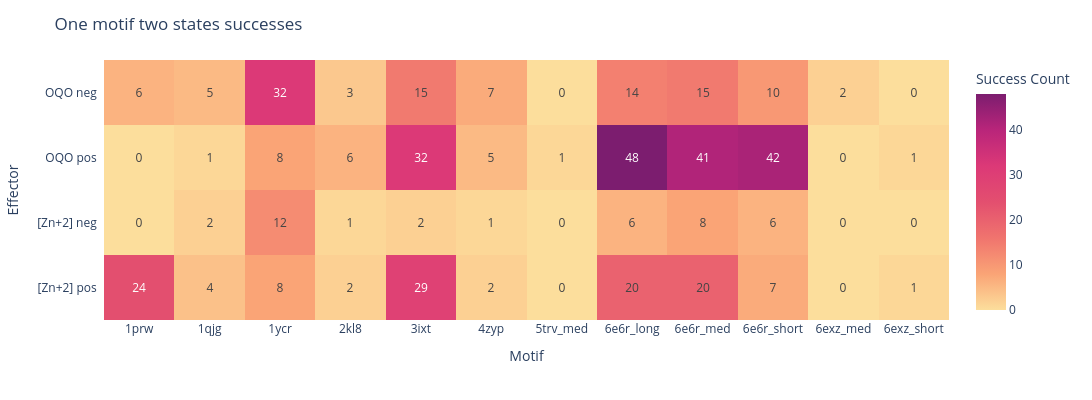

Notebook cell for this chart:
### Markdown cell above
### aggregate all onemotif two states

### Code cell
df_all = pd.concat([df_pos, df_neg, df_pos_zn, df_neg_zn], ignore_index=True)
df_all["type"] = df_all["task"].apply(lambda x: "pos" if "pos" in x else "neg")
heatmap_df = df_all.pivot_table(
    index=["effector", "type"],
    columns="motif",
    values="success_count",
    fill_value=0
)

heatmap_df.index = heatmap_df.index.map(lambda x: f"{x[0]} {x[1]}  ")
heatmap_df = heatmap_df.loc[:, (heatmap_df != 0).any(axis=0)]

fig = px.imshow(
    heatmap_df.values,
    x=heatmap_df.columns,
    y=heatmap_df.index,
    color_continuous_scale="Sunsetdark",
    aspect="auto",
    text_auto=True
)

fig.update_layout(
    title="One motif two states successes",
    xaxis_title="Motif",
    yaxis_title="Effector",
    coloraxis_colorbar=dict(title="Success Count"),
    width=1100,
    height=400
)

fig.show()

### Figure 1 — Plotly figure (JSON) as saved in the notebook; plotly's stock layout.template omitted (floating-point values rounded to 4 significant figures)
{"data": [{"coloraxis": "coloraxis", "hovertemplate": "x: %{x}<br>y: %{y}<br>color: %{z}<extra></extra>", "name": "0", "texttemplate": "%{z}", "type": "heatmap", "x": ["1prw", "1qjg", "1ycr", "2kl8", "3ixt", "4zyp", "5trv_med", "6e6r_long", "6e6r_med", "6e6r_short", "6exz_med", "6exz_short"], "xaxis": "x", "y": ["OQO neg  ", "OQO pos  ", "[Zn+2] neg  ", "[Zn+2] pos  "], "yaxis": "y", "z": [[6.0, 5.0, 32.0, 3.0, 15.0, 7.0, 0.0, 14.0, 15.0, 10.0, 2.0, 0.0], [0.0, 1.0, 8.0, 6.0, 32.0, 5.0, 1.0, 48.0, 41.0, 42.0, 0.0, 1.0], [0.0, 2.0, 12.0, 1.0, 2.0, 1.0, 0.0, 6.0, 8.0, 6.0, 0.0, 0.0], [24.0, 4.0, 8.0, 2.0, 29.0, 2.0, 0.0, 20.0, 20.0, 7.0, 0.0, 1.0]]}], "layout": {"coloraxis": {"colorbar": {"title": {"text": "Success Count"}}, "colorscale": [[0, "rgb(252, 222, 156)"], [0.1667, "rgb(250, 164, 118)"], [0.3333, "rgb(240, 116, 110)"], [0.5, "rgb(227, 79, 111)"], [0.6667, "rgb(220, 57, 119)"], [0.8333, "rgb(185, 37, 122)"], [1, "rgb(124, 29, 111)"]]}, "height": 400, "margin": {"t": 60}, "title": {"text": "One motif two states successes"}, "width": 1100, "xaxis": {"anchor": "y", "domain": [0, 1], "title": {"text": "Motif"}}, "yaxis": {"anchor": "x", "autorange": "reversed", "domain": [0, 1], "title": {"text": "Effector"}}}}
